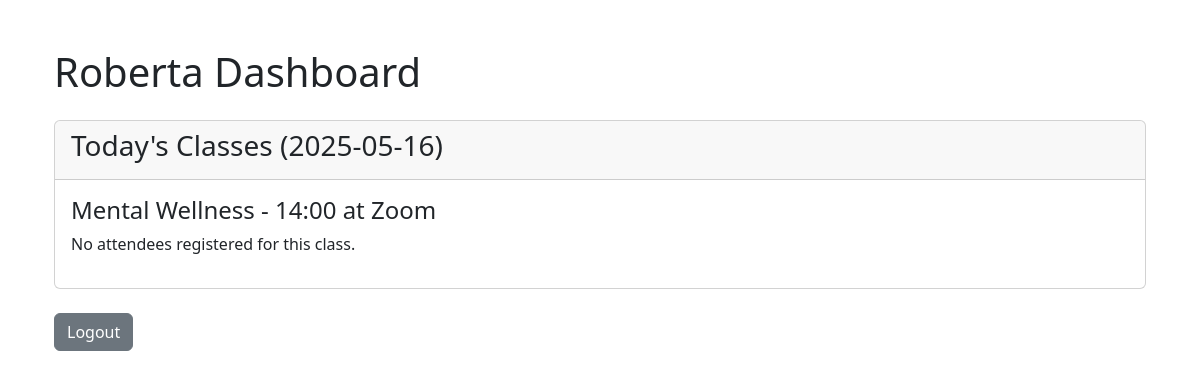
Page /teacher/dashboard (signed in) on the committed database.
### models.py (models this page shows, shortened)
class User(UserMixin, db.Model):
    id = db.Column(db.Integer, primary_key=True)
    username = db.Column(db.String(80), unique=True, nullable=False)
    password_hash = db.Column(db.String(128), nullable=False)
    role = db.Column(db.String(20), nullable=False)  # admin, frontdesk, teacher
    department = db.Column(db.String(100), nullable=True)

class Class(db.Model):
    id = db.Column(db.Integer, primary_key=True)
    name = db.Column(db.String(100), nullable=False)
    date = db.Column(db.Date, nullable=False)
    time = db.Column(db.Time, nullable=False)
    teacher_id = db.Column(db.Integer, db.ForeignKey('user.id'), nullable=False)
    location = db.Column(db.String(100), nullable=False)
    teacher = db.relationship('User', backref=db.backref('classes', lazy=True))
    attendees = db.relationship('Attendee', backref='class_', lazy=True)

### routes/teacher.py (the view, shortened to what this page needs)
@bp.route('/teacher/dashboard', methods=['GET', 'POST'])
@login_required
def dashboard():
    if current_user.role != 'teacher':
        flash('Access denied: Teachers only.', 'danger')
        return redirect(url_for('auth.login'))
    today = date.today()
    today_classes = Class.query.filter_by(teacher_id=current_user.id).filter(Class.date == today).all()
    return render_template('teacher_dashboard.html',
                         today_classes=today_classes,
                         today=today)

### app.py (called while the page is built)
@login_manager.user_loader
def load_user(user_id):
    from models import User
    return User.query.get(int(user_id))

### templates/teacher_dashboard.html (shortened to what this page needs)
{% extends 'base.html' %}
{% block content %}
<div class="container mt-5">
    <h1 class="mb-4">{{ current_user.username }} Dashboard</h1>
    <div class="card mb-4">
        <div class="card-header">
            <h3>Today's Classes ({{ today.strftime('%Y-%m-%d') }})</h3>
        </div>
        <div class="card-body">
            {% if today_classes %}
                {% for class_ in today_classes %}
                    <div class="mb-3">
                        <h4>{{ class_.name }} - {{ class_.time.strftime('%H:%M') }} at {{ class_.location }}</h4>
                        {% if class_.attendees %}
                            <table class="table table-striped">
                                <thead>
                                    <tr>
                                        <th>Name</th>
                                        <th>Attendee ID</th>
                                        <th>Checked In</th>
                                        <th>Time In</th>
                                        <th>Time Out</th>
                                        <th>Comments</th>
                                        <th>Actions</th>
                                    </tr>
                                </thead>
                                <tbody>
                                    {% for attendee in class_.attendees %}
                                        <tr>
                                            <td>{{ attendee.name }}</td>
                                            <td>{{ attendee.attendee_id }}</td>
                                            <td>{{ 'Yes' if attendee.checked_in else 'No' }}</td>
                                            <td>{{ attendee.time_in.strftime('%H:%M') if attendee.time_in else '-' }}</td>
                                            <td>{{ attendee.time_out.strftime('%H:%M') if attendee.time_out else '-' }}</td>
                                            <td>{{ attendee.comments or '-' }}</td>
                                            <td>
                                                <form method="POST" action="{{ url_for('teacher.dashboard') }}" class="d-inline">
                                                    <input type="hidden" name="attendee_id" value="{{ attendee.id }}">
                                                    <div class="input-group input-group-sm mb-1">
                                                        <input type="time" name="time_in" class="form-control" {% if attendee.time_in %}value="{{ attendee.time_in.strftime('%H:%M') }}"{% endif %}>
                                                        <button type="submit" name="set_time_in" class="btn btn-success btn-sm">Set Time In</button>
                                                    </div>
                                                </form>
                                                <form method="POST" action="{{ url_for('teacher.dashboard') }}" class="d-inline">
                                                    <input type="hidden" name="attendee_id" value="{{ attendee.id }}">
                                                    <div class="input-group input-group-sm mb-1">
                                                        <input type="time" name="time_out" class="form-control" {% if attendee.time_out %}value="{{ attendee.time_out.strftime('%H:%M') }}"{% endif %}>
                                                        <button type="submit" name="set_time_out" class="btn btn-warning btn-sm">Set Time Out</button>
                                                    </div>
                                                </form>
                                                <form method="POST" action="{{ url_for('teacher.dashboard') }}" class="d-inline">
                                                    <input type="hidden" name="attendee_id" value="{{ attendee.id }}">
                                                    <div class="input-group input-group-sm">
                                                        <textarea name="comment" class="form-control" rows="2" placeholder="Add comment">{{ attendee.comments or '' }}</textarea>
                                                        <button type="submit" name="save_comment" class="btn btn-primary btn-sm">Save Comment</button>
                                                    </div>
                                                </form>
                                            </td>
                                        </tr>
                                    {% endfor %}
                                </tbody>
                            </table>
                        {% else %}
                            <p>No attendees registered for this class.</p>
                        {% endif %}
                    </div>
                {% endfor %}
            {% else %}
                <p>No classes scheduled for today.</p>
            {% endif %}
        </div>
    </div>
    <a href="{{ url_for('auth.logout') }}" class="btn btn-secondary">Logout</a>
</div>
{% endblock %}

### rows in the picture
User: username "Roberta"
Class: name "Mental Wellness", time "14:00", location "Zoom"
